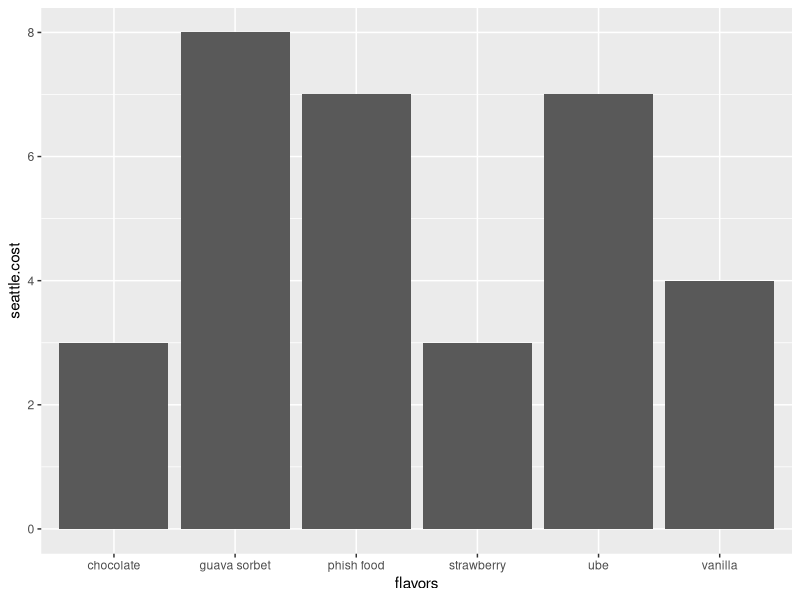
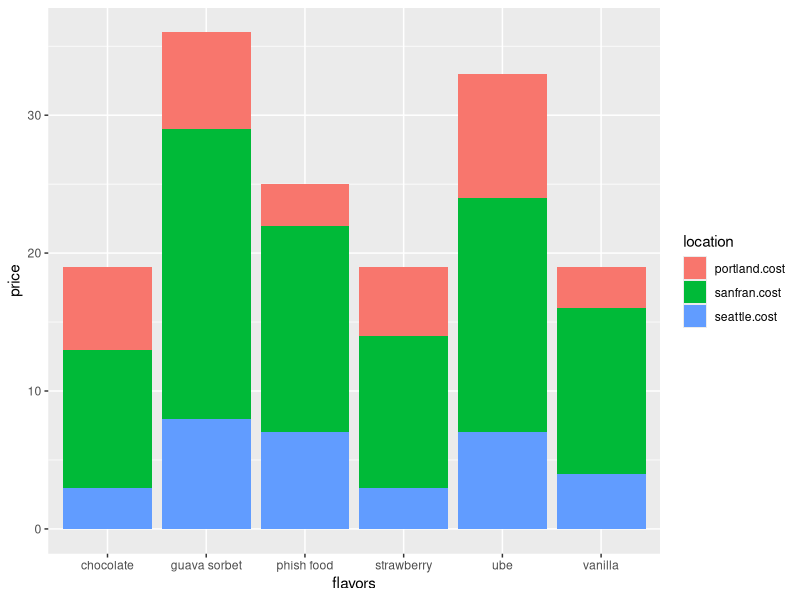
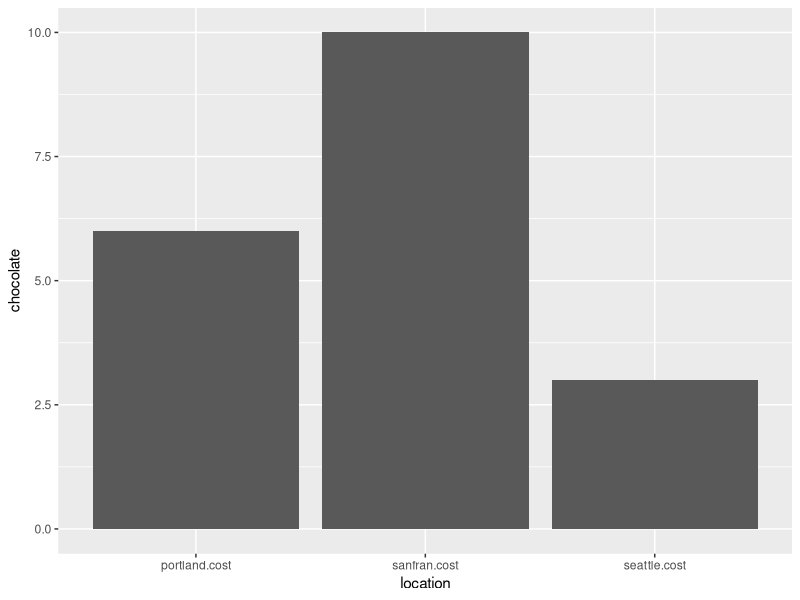

Generate these figures, in order, with R:
## Install and load needed libraries
#install.packages("dplyr")
library(dplyr)
#install.packages("tidyr")
library(tidyr)
#install.packages("ggplot2")
library(ggplot2)

## Create the messy fake data set about ice cream
flavors <- c("chocolate", "vanilla", "phish food", "ube", "strawberry", "guava sorbet")
seattle.cost <- c(3, 4, 7, 7, 3, 8)
portland.cost <- c(6, 3, 3, 9, 5, 7)
sanfran.cost <- c(10, 12, 15, 17, 11, 21)

ice.cream <- data.frame(flavors, seattle.cost, portland.cost, sanfran.cost)

## Bar chart of ice cream prices in Seattle
ggplot(ice.cream, aes(flavors, seattle.cost)) + geom_bar(stat = "identity")

## Gather the data into a more tidy form
gather.data <- ice.cream %>% gather(location, price, seattle.cost, portland.cost, sanfran.cost)

## Stacked bar chart of ice cream price and flavors
ggplot(gather.data, aes(flavors, price)) + geom_bar(stat = "identity", aes(fill = location))

## Spread the data
spread.data <- gather.data %>% spread(flavors, price)

## Bar chart of prices of chocolate in diffrent locations
ggplot(spread.data, aes(location, chocolate)) + geom_bar(stat = "identity")
